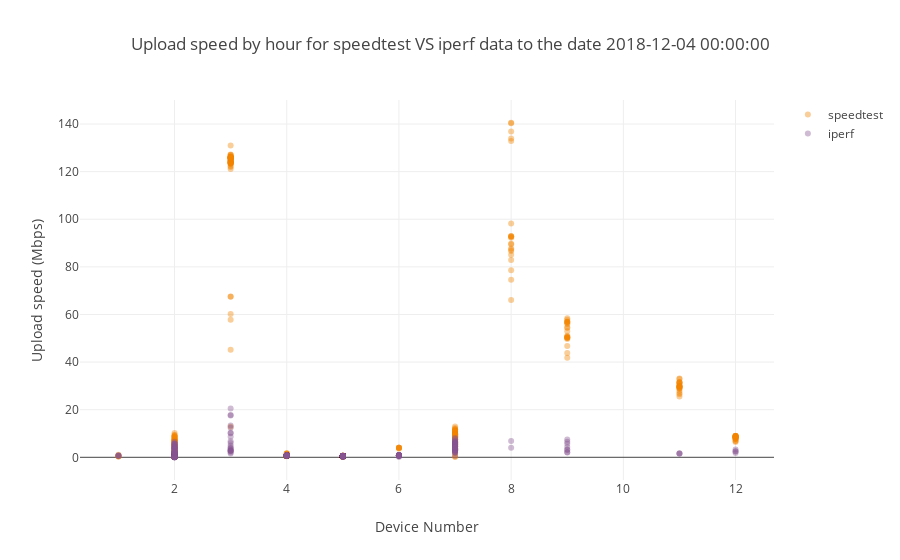

Notebook cell for this chart:
### Code cell
t="Upload speed by hour for speedtest VS iperf data"+title_tail
scatterplot_2groups(title=t,dataframe1=upload_df1,dataframe2=upload_df2,
                    plot_value="UPLOAD",ytitle="Upload speed (Mbps)")

### Figure 1 — Plotly figure (JSON) as saved in the notebook; plotly's stock layout.template omitted (floating-point values rounded to 4 significant figures; data arrays with more than 128 entries replaced by an {"elided": "..."} marker saying what was removed)
{"data": [{"marker": {"color": "#F38400", "opacity": 0.4}, "mode": "markers", "name": "speedtest", "type": "scatter", "x": {"elided": "882 int values"}, "y": {"elided": "882 float values"}}, {"marker": {"color": "#875692", "opacity": 0.4}, "mode": "markers", "name": "iperf", "type": "scatter", "x": {"elided": "376 int values"}, "y": {"elided": "376 float values"}}], "layout": {"title": "Upload speed by hour for speedtest VS iperf data to the date 2018-12-04 00:00:00", "xaxis": {"title": "Device Number"}, "yaxis": {"title": "Upload speed (Mbps)"}}}
